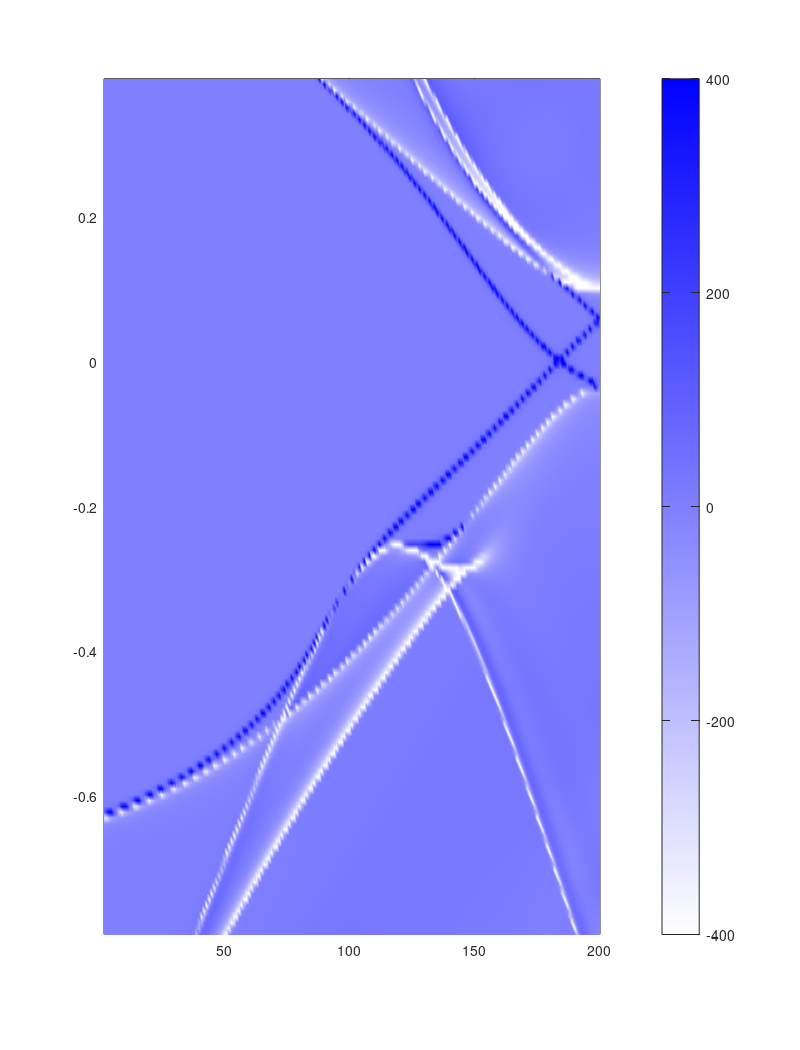

Here is the MATLAB script that generated this plot: (Note: this script raises an error after producing the figure.)
%% Plotting %%
% Ef = 5.3384;
load Ek.mat

w    = 10;      % weight for the intensity of the spectrum
Name = 'title of the plot';
cax  = [-400 400]; % the range of the color map


ncolor = 1e4;
% map      = [[linspace(1,1,ncolor)' linspace(0,1,ncolor)' linspace(0,1,ncolor)'];...
map    = [linspace(1,0,ncolor)' linspace(1,0,ncolor)' linspace(1,1,ncolor)']; 
figure('position',[150 0 850 660],'paperposition',[0.25 0.25 8 10.5],...
       'papertype','usletter','numbertitle','off',...
       'PaperPositionMode','manual','paperorientation','portrait',...
       'color','w');
%pcolor(KK(2:end-1,2:end),EE(2:end-1,2:end)-Ef,...
%       ((As(2:end-1,2:end)*w))/pi),shading interp;
pcolor(KK(2:end-1,2:end),EE(2:end-1,2:end)-Ef,...
        (((As(2:end-1,2:end)-Ab(2:end-1,2:end))*w))/pi),shading interp;
colormap(map);
caxis(cax);
colorbar('Ticks',cax,'TickLabels',{'bulk','surface'});
box on

title(Name)
ylabel('\bf{Energy (eV)}','FontSize',24,'interpreter','LaTex');

ax = gca;
ax.FontSize   = 20;
ax.FontWeight = 'bold';
ax.TickLength = [0.02 0.02];
ax.XTick      = [2 Nk 2*Nk];
ax.XTickLabel = {'$\Gamma$' 'X' 'L'};
ax.LineWidth  = 2;
ax.TickLabelInterpreter='latex';
%ax.ytick([-1:0.01:1])
